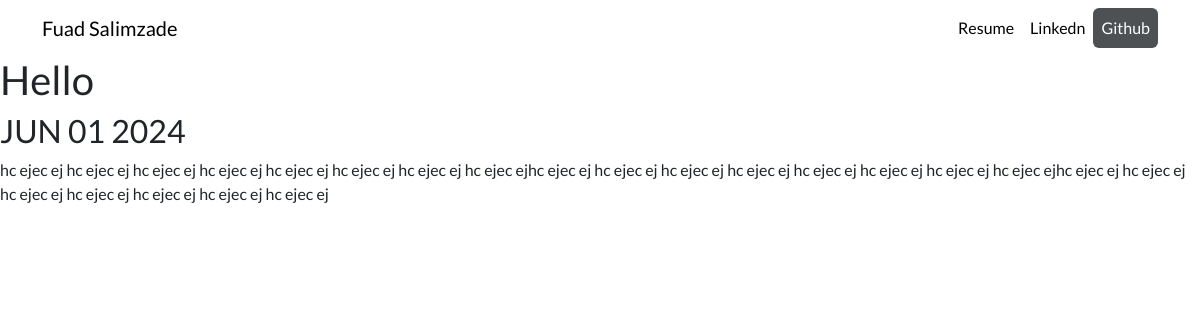
Page /blog/3/ on the committed database.
### blog/models.py (models this page shows, shortened)
class Blog(models.Model):
    title = models.CharField(max_length=30)
    description = models.TextField(max_length=250)
    date = models.DateField()

### blog/views.py (the view)
# urls.py: path("<int:blog_id>/", views.detail, name="detail"),
def detail(request, blog_id):
    blog = get_object_or_404(Blog, pk=blog_id)
    return render(request, 'blog/detail.html', {"blog": blog})

### blog/templates/blog/detail.html
{% extends "portfolio/base.html" %} {% block content %}
<h1>{{ blog.title }}</h1>
<h2>{{ blog.date | date:"M d Y" | upper }}</h2>
<p>{{ blog.description }}</p>
{% endblock %}

### rows in the picture
Blog: title "Hello", date "JUN 01 2024", description "hc ejec ej hc ejec ej hc ejec ej hc ejec ej hc ejec ej hc ejec ej hc ejec ej hc ejec ejhc ejec ej hc ejec ej hc ejec ej hc ejec ej hc ejec ej hc ejec ej hc ejec ej hc ejec ejhc ejec ej hc ejec ej hc ejec ej hc ejec ej hc ejec ej hc ejec ej hc ejec ej"
